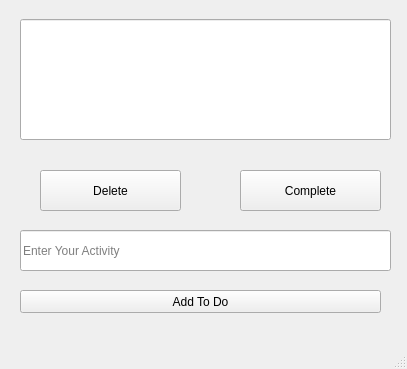
<?xml version="1.0" encoding="UTF-8"?>
<ui version="4.0">
 <class>MainWindow</class>
 <widget class="QMainWindow" name="MainWindow">
  <property name="geometry">
   <rect>
    <x>0</x>
    <y>0</y>
    <width>407</width>
    <height>369</height>
   </rect>
  </property>
  <property name="windowTitle">
   <string>MainWindow</string>
  </property>
  <widget class="QWidget" name="centralwidget">
   <widget class="QWidget" name="widget" native="true">
    <property name="geometry">
     <rect>
      <x>20</x>
      <y>19</y>
      <width>371</width>
      <height>121</height>
     </rect>
    </property>
    <widget class="QLineEdit" name="lineEdit">
     <property name="geometry">
      <rect>
       <x>0</x>
       <y>0</y>
       <width>371</width>
       <height>121</height>
      </rect>
     </property>
    </widget>
   </widget>
   <widget class="QPushButton" name="DeleteBtn">
    <property name="geometry">
     <rect>
      <x>40</x>
      <y>170</y>
      <width>141</width>
      <height>41</height>
     </rect>
    </property>
    <property name="text">
     <string>Delete</string>
    </property>
   </widget>
   <widget class="QPushButton" name="CompleteBtn">
    <property name="geometry">
     <rect>
      <x>240</x>
      <y>170</y>
      <width>141</width>
      <height>41</height>
     </rect>
    </property>
    <property name="text">
     <string>Complete</string>
    </property>
   </widget>
   <widget class="QLineEdit" name="lineEdit_2">
    <property name="geometry">
     <rect>
      <x>20</x>
      <y>230</y>
      <width>371</width>
      <height>41</height>
     </rect>
    </property>
    <property name="placeholderText">
     <string>Enter Your Activity</string>
    </property>
   </widget>
   <widget class="QPushButton" name="AddBtn">
    <property name="geometry">
     <rect>
      <x>20</x>
      <y>290</y>
      <width>361</width>
      <height>23</height>
     </rect>
    </property>
    <property name="text">
     <string>Add To Do</string>
    </property>
   </widget>
  </widget>
  <widget class="QMenuBar" name="menubar">
   <property name="geometry">
    <rect>
     <x>0</x>
     <y>0</y>
     <width>407</width>
     <height>21</height>
    </rect>
   </property>
  </widget>
  <widget class="QStatusBar" name="statusbar"/>
 </widget>
 <resources/>
 <connections/>
</ui>
